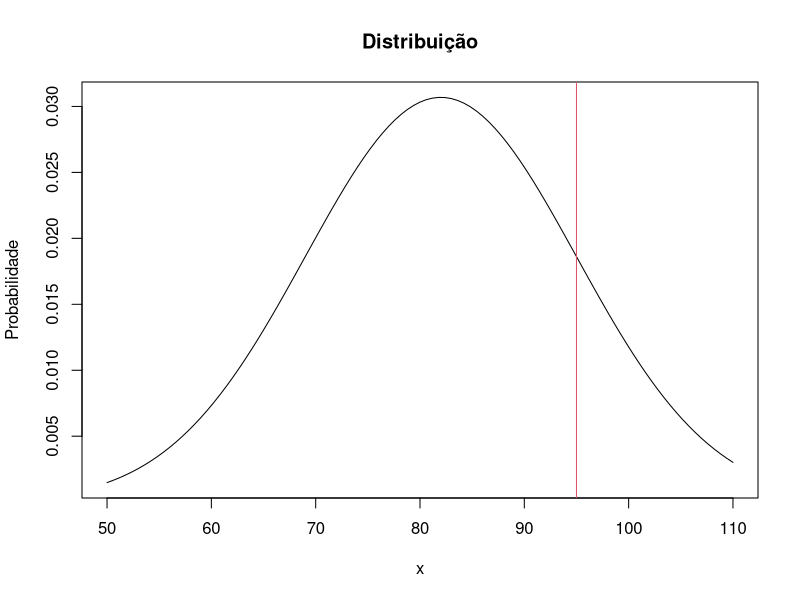

This chart was generated by the following R code:
micro = 82
teta = 13

# A A probabilidade de se encontrar um jogador com mais de 93 quilos
X = 93
1 - pnorm(X, micro, teta)

# B O valor do peso para o qual a probabilidade de se encontrar valores menores que o deste seja de 70%
p = 0.7
qnorm(p, micro, teta)

# 5
curve(
  dnorm(x, micro, teta),
  50, 110,                    # limites do gráfico
  main = "Distribuição",
  ylab = "Probabilidade",
)
lines(
  c(micro+teta, micro+teta),  # início e fim da linha em relação ao eixo x
  c(0, 0.3),                  # início e fim da linha em relação ao eixo y
  col  = 2
)
